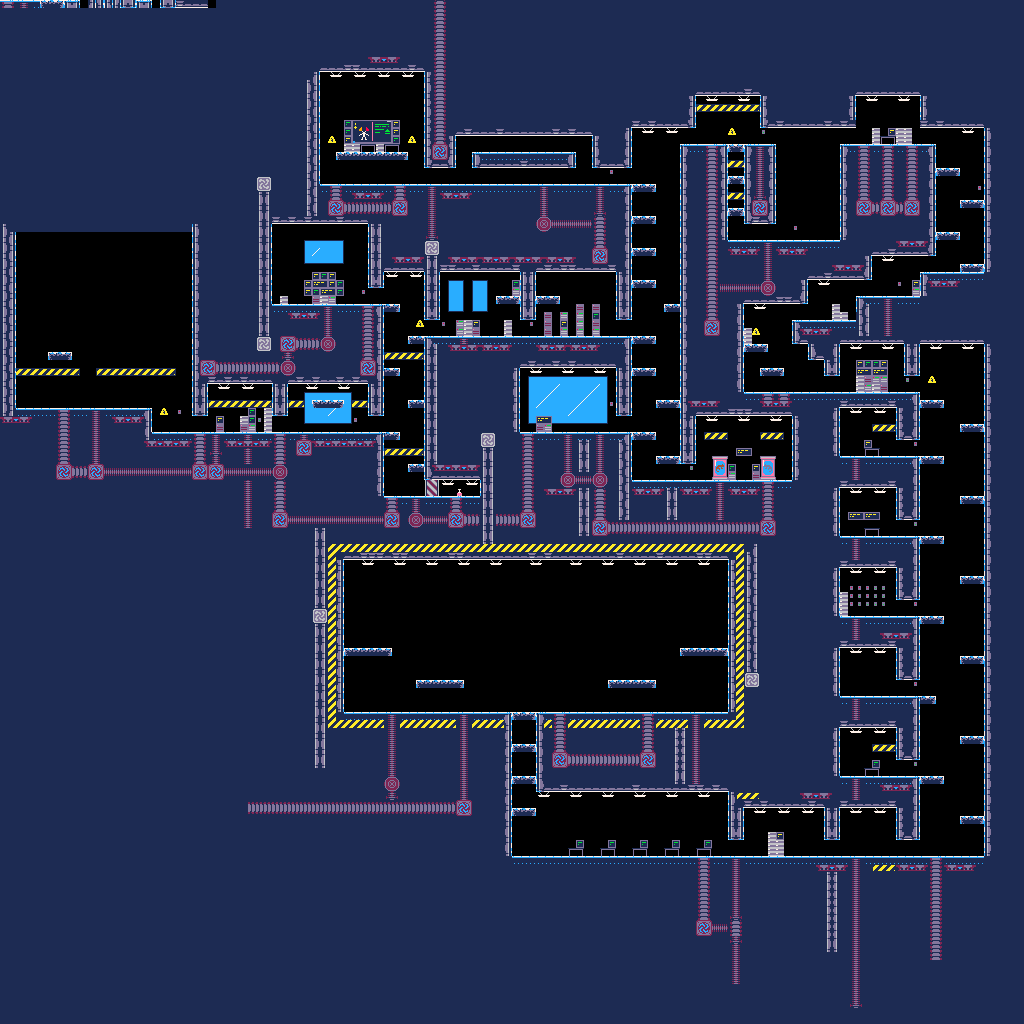

A 2D game scene composited from a Tiled map and its tileset images. What follows is a short description and the map's XML, with each tile layer's data collapsed to a summary:
An orthogonal 128x128 tile map with 8x8 px tiles, 1 tile layer (Tile Layer 1).

<map version="1.2" tiledversion="1.3.5" orientation="orthogonal" renderorder="right-down" width="128" height="128" tilewidth="8" tileheight="8" infinite="0" backgroundcolor="#000000" nextlayerid="2" nextobjectid="1">
 <tileset firstgid="1" name="tilemap_lab" tilewidth="8" tileheight="8" tilecount="120" columns="10">
  <image source="tilemap_lab.bmp" width="80" height="96" />
 </tileset>
 <layer id="1" name="Tile Layer 1" width="128" height="128" offsetx="0.00344815" offsety="0.00184085">
  <data>[16384 cells, 12642 non-empty, 107 distinct tile ids]</data>
 </layer>
</map>